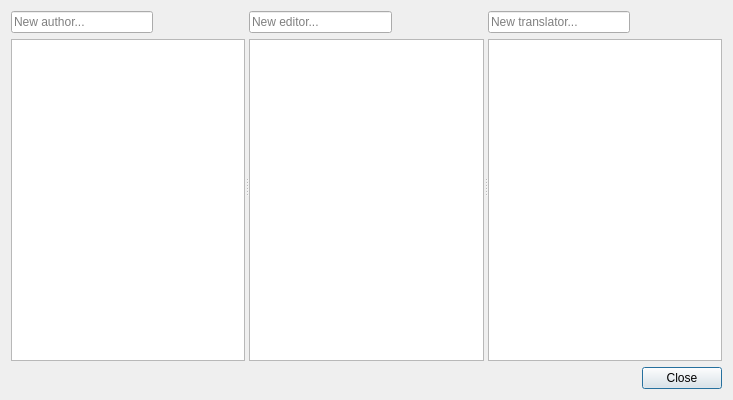
<?xml version="1.0" encoding="UTF-8"?>
<ui version="4.0">
 <class>BibAuthorsEditors</class>
 <widget class="QDialog" name="BibAuthorsEditors">
  <property name="geometry">
   <rect>
    <x>0</x>
    <y>0</y>
    <width>733</width>
    <height>400</height>
   </rect>
  </property>
  <property name="windowTitle">
   <string>Dialog</string>
  </property>
  <layout class="QGridLayout" name="gridLayout">
   <item row="1" column="1">
    <widget class="QDialogButtonBox" name="buttonBox">
     <property name="sizePolicy">
      <sizepolicy hsizetype="Fixed" vsizetype="Fixed">
       <horstretch>0</horstretch>
       <verstretch>0</verstretch>
      </sizepolicy>
     </property>
     <property name="orientation">
      <enum>Qt::Horizontal</enum>
     </property>
     <property name="standardButtons">
      <set>QDialogButtonBox::Close</set>
     </property>
    </widget>
   </item>
   <item row="1" column="0">
    <widget class="QLabel" name="warningLabel">
     <property name="text">
      <string/>
     </property>
    </widget>
   </item>
   <item row="0" column="0" colspan="2">
    <widget class="QSplitter" name="splitter">
     <property name="orientation">
      <enum>Qt::Horizontal</enum>
     </property>
     <widget class="QWidget" name="layoutWidget">
      <layout class="QGridLayout" name="gridLayout_3">
       <item row="0" column="2">
        <widget class="QPushButton" name="DeleteAuthorButton">
         <property name="sizePolicy">
          <sizepolicy hsizetype="Fixed" vsizetype="Fixed">
           <horstretch>0</horstretch>
           <verstretch>0</verstretch>
          </sizepolicy>
         </property>
         <property name="toolTip">
          <string>Delete current author</string>
         </property>
         <property name="text">
          <string/>
         </property>
         <property name="icon">
          <iconset resource="../images.qrc">
           <normaloff>:/images/list-remove-user.svg</normaloff>:/images/list-remove-user.svg</iconset>
         </property>
         <property name="iconSize">
          <size>
           <width>20</width>
           <height>20</height>
          </size>
         </property>
         <property name="flat">
          <bool>true</bool>
         </property>
        </widget>
       </item>
       <item row="0" column="1">
        <widget class="QPushButton" name="NewAuthorButton">
         <property name="sizePolicy">
          <sizepolicy hsizetype="Fixed" vsizetype="Fixed">
           <horstretch>0</horstretch>
           <verstretch>0</verstretch>
          </sizepolicy>
         </property>
         <property name="toolTip">
          <string>Add new author</string>
         </property>
         <property name="text">
          <string/>
         </property>
         <property name="icon">
          <iconset resource="../images.qrc">
           <normaloff>:/images/list-add-user.svg</normaloff>:/images/list-add-user.svg</iconset>
         </property>
         <property name="iconSize">
          <size>
           <width>20</width>
           <height>20</height>
          </size>
         </property>
         <property name="flat">
          <bool>true</bool>
         </property>
        </widget>
       </item>
       <item row="1" column="0" colspan="3">
        <widget class="QListWidget" name="AuthorsList">
         <property name="styleSheet">
          <string notr="true"/>
         </property>
        </widget>
       </item>
       <item row="0" column="0">
        <widget class="QLineEdit" name="NewAuthorLine">
         <property name="placeholderText">
          <string>New author...</string>
         </property>
        </widget>
       </item>
      </layout>
     </widget>
     <widget class="QWidget" name="layoutWidget_2">
      <layout class="QGridLayout" name="gridLayout_4">
       <item row="0" column="2">
        <widget class="QPushButton" name="DeleteEditorButton">
         <property name="sizePolicy">
          <sizepolicy hsizetype="Fixed" vsizetype="Fixed">
           <horstretch>0</horstretch>
           <verstretch>0</verstretch>
          </sizepolicy>
         </property>
         <property name="toolTip">
          <string>Delete current editor</string>
         </property>
         <property name="text">
          <string/>
         </property>
         <property name="icon">
          <iconset resource="../images.qrc">
           <normaloff>:/images/list-remove-user.svg</normaloff>:/images/list-remove-user.svg</iconset>
         </property>
         <property name="iconSize">
          <size>
           <width>20</width>
           <height>20</height>
          </size>
         </property>
         <property name="flat">
          <bool>true</bool>
         </property>
        </widget>
       </item>
       <item row="1" column="0" colspan="3">
        <widget class="QListWidget" name="EditorsList"/>
       </item>
       <item row="0" column="1">
        <widget class="QPushButton" name="NewEditorButton">
         <property name="sizePolicy">
          <sizepolicy hsizetype="Fixed" vsizetype="Fixed">
           <horstretch>0</horstretch>
           <verstretch>0</verstretch>
          </sizepolicy>
         </property>
         <property name="toolTip">
          <string>Add new editor</string>
         </property>
         <property name="text">
          <string/>
         </property>
         <property name="icon">
          <iconset resource="../images.qrc">
           <normaloff>:/images/list-add-user.svg</normaloff>:/images/list-add-user.svg</iconset>
         </property>
         <property name="iconSize">
          <size>
           <width>20</width>
           <height>20</height>
          </size>
         </property>
         <property name="flat">
          <bool>true</bool>
         </property>
        </widget>
       </item>
       <item row="0" column="0">
        <widget class="QLineEdit" name="NewEditorLine">
         <property name="placeholderText">
          <string>New editor...</string>
         </property>
        </widget>
       </item>
      </layout>
     </widget>
     <widget class="QWidget" name="layoutWidget_3">
      <layout class="QGridLayout" name="gridLayout_5">
       <item row="1" column="0" colspan="3">
        <widget class="QListWidget" name="TranslatorList"/>
       </item>
       <item row="0" column="1">
        <widget class="QPushButton" name="NewTranslatorButton">
         <property name="sizePolicy">
          <sizepolicy hsizetype="Fixed" vsizetype="Fixed">
           <horstretch>0</horstretch>
           <verstretch>0</verstretch>
          </sizepolicy>
         </property>
         <property name="toolTip">
          <string>Add new translator</string>
         </property>
         <property name="text">
          <string/>
         </property>
         <property name="icon">
          <iconset resource="../images.qrc">
           <normaloff>:/images/list-add-user.svg</normaloff>:/images/list-add-user.svg</iconset>
         </property>
         <property name="iconSize">
          <size>
           <width>20</width>
           <height>20</height>
          </size>
         </property>
         <property name="flat">
          <bool>true</bool>
         </property>
        </widget>
       </item>
       <item row="0" column="2">
        <widget class="QPushButton" name="DeleteTranslatorButton">
         <property name="sizePolicy">
          <sizepolicy hsizetype="Fixed" vsizetype="Fixed">
           <horstretch>0</horstretch>
           <verstretch>0</verstretch>
          </sizepolicy>
         </property>
         <property name="toolTip">
          <string>Delete current translator</string>
         </property>
         <property name="text">
          <string/>
         </property>
         <property name="icon">
          <iconset resource="../images.qrc">
           <normaloff>:/images/list-remove-user.svg</normaloff>:/images/list-remove-user.svg</iconset>
         </property>
         <property name="iconSize">
          <size>
           <width>20</width>
           <height>20</height>
          </size>
         </property>
         <property name="flat">
          <bool>true</bool>
         </property>
        </widget>
       </item>
       <item row="0" column="0">
        <widget class="QLineEdit" name="NewTranslatorLine">
         <property name="placeholderText">
          <string>New translator...</string>
         </property>
        </widget>
       </item>
      </layout>
     </widget>
    </widget>
   </item>
  </layout>
 </widget>
 <resources>
  <include location="../images.qrc"/>
 </resources>
 <connections>
  <connection>
   <sender>buttonBox</sender>
   <signal>rejected()</signal>
   <receiver>BibAuthorsEditors</receiver>
   <slot>close()</slot>
   <hints>
    <hint type="sourcelabel">
     <x>570</x>
     <y>385</y>
    </hint>
    <hint type="destinationlabel">
     <x>366</x>
     <y>199</y>
    </hint>
   </hints>
  </connection>
 </connections>
</ui>
